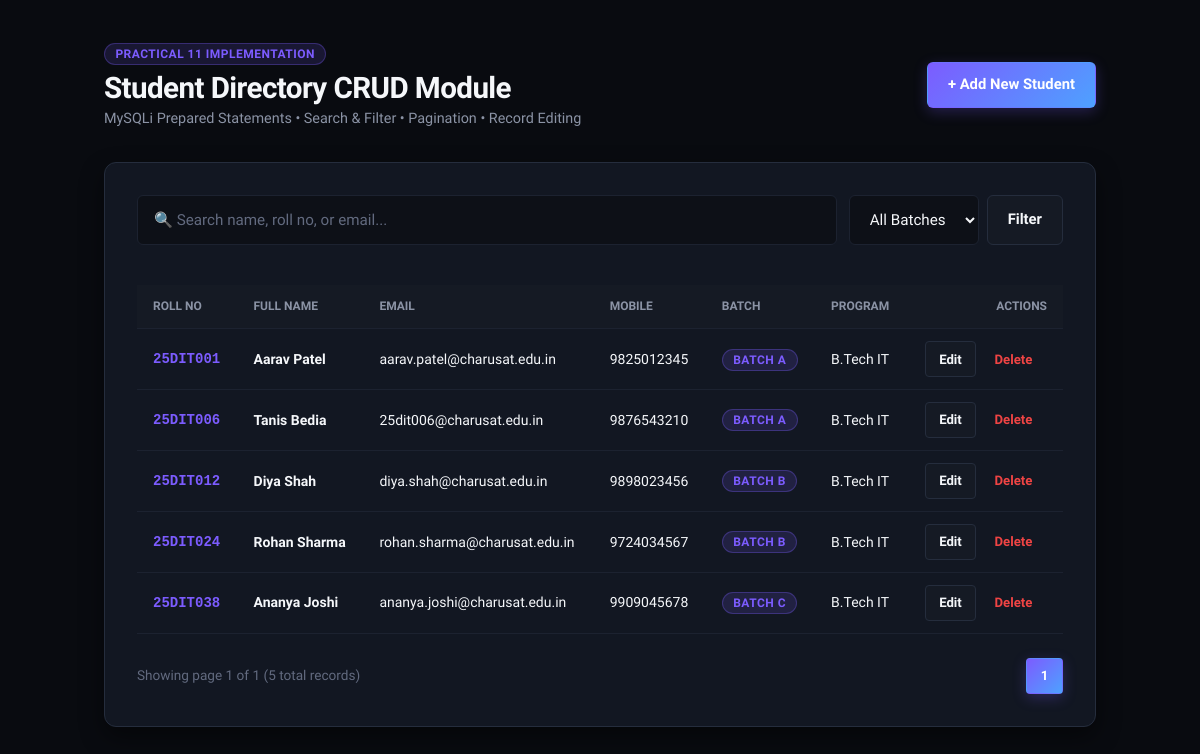
/WDF/Practical_11_Student_Management_CRUD/index.php, run on an earlier commit of the app's database.
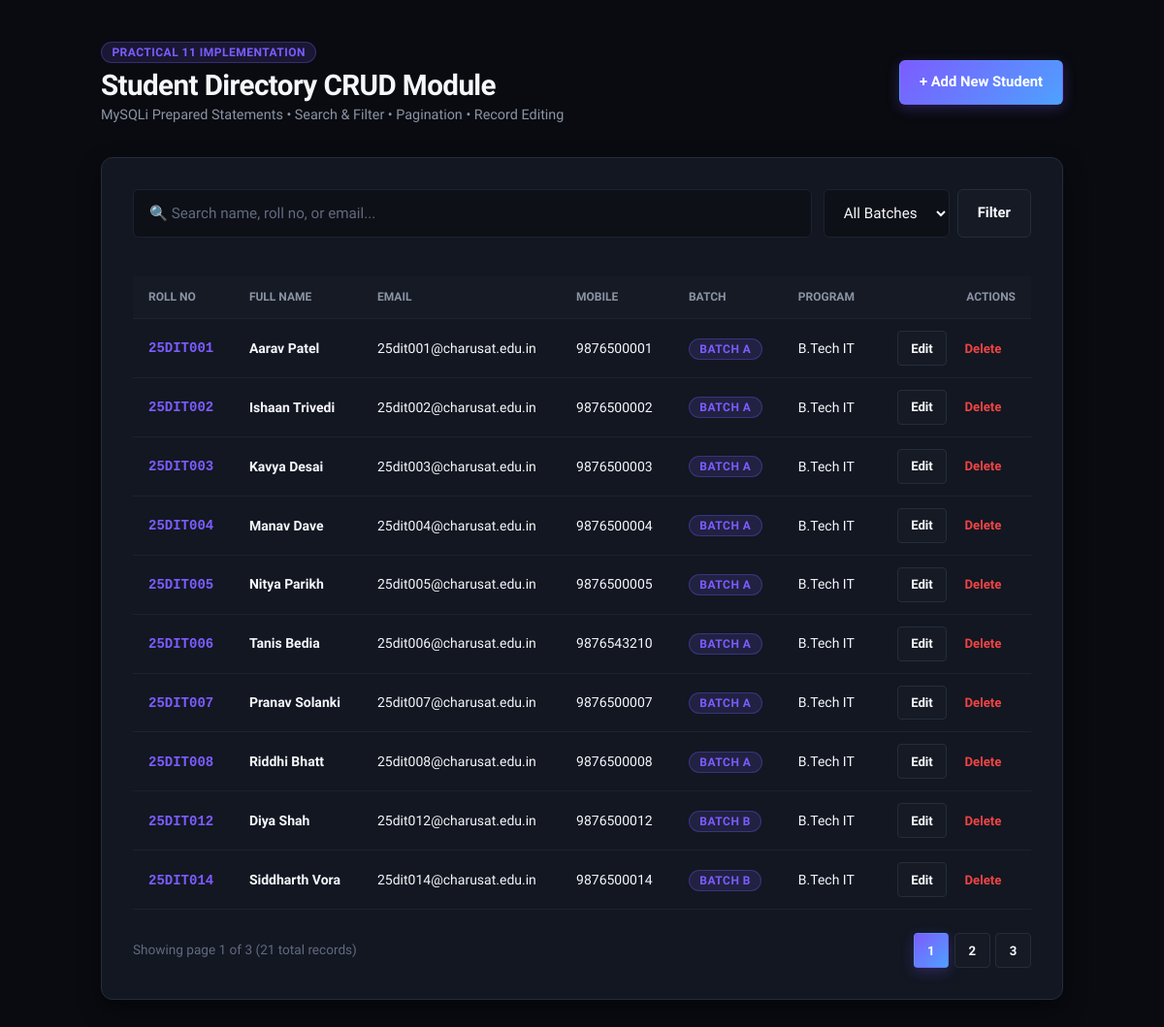
And on a later commit of the database.
### tables this page shows
CREATE TABLE `students` (
  `id` INT UNSIGNED NOT NULL AUTO_INCREMENT,
  `user_id` INT UNSIGNED NULL,
  `roll_no` VARCHAR(20) NOT NULL,
  `name` VARCHAR(100) NOT NULL,
  `email` VARCHAR(120) NOT NULL,
  `mobile` VARCHAR(15) NOT NULL,
  `course` VARCHAR(60) NOT NULL DEFAULT 'B.Tech IT',
  `semester` TINYINT UNSIGNED NOT NULL DEFAULT 3,
  `year` TINYINT UNSIGNED NOT NULL DEFAULT 2,
  `gender` ENUM('Male', 'Female', 'Other') NOT NULL DEFAULT 'Male',
  `division` VARCHAR(10) NOT NULL DEFAULT '3IT-A',
  `batch` VARCHAR(10) NOT NULL DEFAULT 'Batch A',
  `created_at` TIMESTAMP NOT NULL DEFAULT CURRENT_TIMESTAMP,
  PRIMARY KEY (`id`),
  UNIQUE KEY `idx_students_roll_no` (`roll_no`),
  UNIQUE KEY `idx_students_email` (`email`),
  KEY `idx_students_batch` (`batch`),
  KEY `idx_students_user_id` (`user_id`),
  CONSTRAINT `fk_students_user` FOREIGN KEY (`user_id`) REFERENCES `users` (`id`) ON DELETE SET NULL ON UPDATE CASCADE
);

### WDF/Practical_11_Student_Management_CRUD/index.php (the view, shortened to what this page needs)
<?php
$mysqli = getMysqliConnection();
$search = isset($_GET['search']) ? trim($_GET['search']) : '';
$batch  = isset($_GET['batch']) ? trim($_GET['batch']) : '';
$page   = isset($_GET['page']) && (int)$_GET['page'] > 0 ? (int)$_GET['page'] : 1;
$limit  = 10;
$offset = ($page - 1) * $limit;
$whereClauses = ['1=1'];
$paramTypes = '';
$paramValues = [];
$whereSql = implode(' AND ', $whereClauses);
$cStmt = $mysqli->prepare("SELECT COUNT(*) as total FROM students WHERE {$whereSql}");
$cStmt->execute();
$totalRecords = (int)$cStmt->get_result()->fetch_assoc()['total'];
$dataSql = "SELECT * FROM students WHERE {$whereSql} ORDER BY roll_no ASC LIMIT ? OFFSET ?";
$paramTypes .= 'ii';
$paramValues[] = $limit;
$paramValues[] = $offset;
$dStmt = $mysqli->prepare($dataSql);
$dStmt->bind_param($paramTypes, ...$paramValues);
$dStmt->execute();
$students = $dStmt->get_result()->fetch_all(MYSQLI_ASSOC);
$totalPages = ceil($totalRecords / $limit) ?: 1;
?>
<!DOCTYPE html>
<html lang="en">
<head>
  <link rel="stylesheet" href="../../css/global.css">
  <link rel="stylesheet" href="../../css/components.css">
</head>
<body>
  <div class="container">
    <header style="margin-bottom: 2rem; display: flex; justify-content: space-between; align-items: center; flex-wrap: wrap; gap: 1rem;">
      <div>
        <span class="badge badge-accent">Practical 11 Implementation</span>
        <h1 style="font-size: 1.85rem; font-weight: 700; margin-top: 0.25rem;">Student Directory CRUD Module</h1>
        <p style="color: var(--text-secondary); font-size: 0.9rem;">
          MySQLi Prepared Statements • Search & Filter • Pagination • Record Editing
        </p>
      </div>
      <div>
        <a href="create.php" class="btn btn-primary">+ Add New Student</a>
      </div>
    </header>
    <div class="card">
      <form method="GET" action="index.php" class="filter-bar">
        <div style="flex: 1; min-width: 250px;">
          <input type="text" name="search" class="form-input" placeholder="🔍 Search name, roll no, or email..." value="<?= htmlspecialchars($search) ?>">
        </div>
        <div style="display: flex; gap: 0.5rem;">
          <select name="batch" class="form-select">
            <option value="all">All Batches</option>
          </select>
          <button type="submit" class="btn btn-secondary">Filter</button>
        </div>
      </form>
      <div style="overflow-x: auto;">
        <table>
          <thead>
            <tr>
              <th>Roll No</th>
              <th>Full Name</th>
              <th>Email</th>
              <th>Mobile</th>
              <th>Batch</th>
              <th>Program</th>
              <th style="text-align: right;">Actions</th>
            </tr>
          </thead>
          <tbody>
            <?php if (empty($students)): ?>
              <tr><td colspan="7" style="text-align: center; padding: 2rem; color: var(--text-muted);">No students matched the query.</td></tr>
            <?php else: ?>
              <?php foreach ($students as $s): ?>
                <tr>
                  <td><strong style="color: var(--accent-primary); font-family: monospace;"><?= htmlspecialchars($s['roll_no']) ?></strong></td>
                  <td><strong><?= htmlspecialchars($s['name']) ?></strong></td>
                  <td><?= htmlspecialchars($s['email']) ?></td>
                  <td><?= htmlspecialchars($s['mobile']) ?></td>
                  <td><span class="badge badge-accent"><?= htmlspecialchars($s['batch']) ?></span></td>
                  <td><?= htmlspecialchars($s['course']) ?></td>
                  <td style="text-align: right; white-space: nowrap;">
                    <a href="edit.php?id=<?= $s['id'] ?>" class="btn btn-secondary btn-sm">Edit</a>
                    <a href="delete.php?id=<?= $s['id'] ?>" class="btn btn-ghost btn-sm" style="color: #ef4444;" onclick="return confirm('Delete student <?= htmlspecialchars($s['roll_no']) ?>?')">Delete</a>
                  </td>
                </tr>
              <?php endforeach; ?>
            <?php endif; ?>
          </tbody>
        </table>
      </div>
      <div style="display: flex; justify-content: space-between; align-items: center; margin-top: 1.5rem; font-size: 0.85rem; color: var(--text-muted);">
        <div>Showing page <?= $page ?> of <?= $totalPages ?> (<?= $totalRecords ?> total records)</div>
        <div style="display: flex; gap: 0.35rem;">
          <?php for ($i = 1; $i <= $totalPages; $i++): ?>
            <a href="index.php?page=<?= $i ?>&search=<?= urlencode($search) ?>&batch=<?= urlencode($batch) ?>" class="btn <?= $i === $page ? 'btn-primary' : 'btn-secondary' ?> btn-sm"><?= $i ?></a>
          <?php endfor; ?>
        </div>
      </div>
    </div>
  </div>
</body>
</html>

What changed in the data, as far as the page shows it:
no longer on this page (row edited): students: roll_no "25DIT024", name "Rohan Sharma", email "rohan.sharma@charusat.edu.in", mobile "9724034567", batch "BATCH B", course "B.Tech IT"
no longer on this page (row edited): students: roll_no "25DIT038", name "Ananya Joshi", email "ananya.joshi@charusat.edu.in", mobile "9909045678", batch "BATCH C", course "B.Tech IT"
changed students "25DIT001": email "aarav.patel@charusat.edu.in" → "25dit001@charusat.edu.in"; mobile "9825012345" → "9876500001"
added students: roll_no "25DIT002", name "Ishaan Trivedi", email "25dit002@charusat.edu.in", mobile "9876500002", batch "BATCH A", course "B.Tech IT"
added students: roll_no "25DIT003", name "Kavya Desai", email "25dit003@charusat.edu.in", mobile "9876500003", batch "BATCH A", course "B.Tech IT"
added students: roll_no "25DIT004", name "Manav Dave", email "25dit004@charusat.edu.in", mobile "9876500004", batch "BATCH A", course "B.Tech IT"
added students: roll_no "25DIT005", name "Nitya Parikh", email "25dit005@charusat.edu.in", mobile "9876500005", batch "BATCH A", course "B.Tech IT"
added students: roll_no "25DIT007", name "Pranav Solanki", email "25dit007@charusat.edu.in", mobile "9876500007", batch "BATCH A", course "B.Tech IT"
added students: roll_no "25DIT008", name "Riddhi Bhatt", email "25dit008@charusat.edu.in", mobile "9876500008", batch "BATCH A", course "B.Tech IT"
changed students "25DIT012": email "diya.shah@charusat.edu.in" → "25dit012@charusat.edu.in"; mobile "9898023456" → "9876500012"
added students: roll_no "25DIT014", name "Siddharth Vora", email "25dit014@charusat.edu.in", mobile "9876500014", batch "BATCH B", course "B.Tech IT"
Also different on the page:
$totalPages: "1" → "3"
$totalRecords: "5" → "21"
new list line: "2"
new list line: "3"
